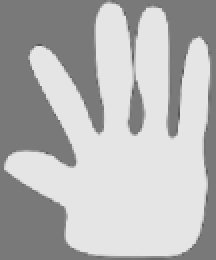
#> input picture images/fin1.bmp, 108 x 130 px (shown 2 times larger)
$ python demo.py   (older library calls are emulated)
#> lines starting #> are read from the running program, lines starting #| are printed output that depends on the picture
### Chan_Vese_model/utils.py
# -*- coding: utf-8 -*-

import matplotlib.pyplot as plt
import numpy as np
import math
from skimage import measure

plt.ion()
fig1 = plt.figure(1)

def show_image(img, phi):
    fig1.clf()
    init_contours = measure.find_contours(phi, 0.5)
    show_image_and_segmentation(fig1, img, init_contours)
    fig1.suptitle("demo")
    plt.show()
    plt.pause(0.5)

def show_image_and_segmentation(fig, img, contours):
    ax2 = fig.add_subplot(111)
    ax2.imshow(img, interpolation='nearest', cmap=plt.cm.gray)
    for n, contour in enumerate(contours):
        ax2.plot(contour[:, 1], contour[:, 0], linewidth=2, color='red')
    ax2.axis('off')

def Heaviside (f, epsilon):
    h = 0.5 * (1 + (2 / math.pi) * np.arctan(f / epsilon))
    return h

def Dirac(f, epsilon):
    d = epsilon / (math.pi * (epsilon * epsilon + f * f))
    return d

def div(nx, ny):
    [_, nxx] = np.gradient(nx)
    [nyy, _] = np.gradient(ny)
    return nxx + nyy

### Chan_Vese_model/evolution.py
# -*- coding: utf-8 -*-

from utils import *

def evolution(phi_0, I, lambda_1, lambda_2, mu, epsilon, time_step, iters, reinit = False, display = True):
    """
    :param phi_0: initial level set function
    :param I: the input image to be segmented
    :param lambda_1: weight of inside C
    :param lambda_2: weight of outside C
    :param mu: weight of length term
    :param epsilon: width of Dirac Delta function
    :param time_step: time step
    :param iters: number of iterations
    :param reinit: whether reinitialize the level set
    :param display: whether display the evolution
    """
    phi = phi_0.copy()

    for k in range(iters):
        # display evolution
        if (display):
            show_image(I, phi)

        phi = Chan_Vese_model_update(phi, I, lambda_1, lambda_2, mu, epsilon, time_step)

        # optional reinitialization
        if (k % 10 == 0 and reinit):
            sign = np.asarray((phi > 0), dtype= np.int) - np.asarray((phi < 0), dtype= np.int)
            [phi_y, phi_x] = np.gradient(phi)
            s = np.sqrt(np.square(phi_x) + np.square(phi_y)) # equation 10
            phi = phi + time_step * sign * (1-s) # equation 10

    return phi

def Chan_Vese_model_update(phi, I, lmda_1, lmda_2, mu, epsilon, timestep):
    # Chan_Vese model is a two-phase level set in this paper
    phase_number = 2

    diracPhi = Dirac(phi, epsilon)

    # update areaTerm
    areaTerm = compute_areaTerm(I, phi, epsilon, phase_number, lmda_1, lmda_2)

    # update lengthTerm
    lengthTerm = compute_lengthTerm(phi, mu)

    phi_update = phi + timestep * diracPhi * (areaTerm + lengthTerm)

    return phi_update

def compute_areaTerm(I, phi, epsilon, phase_number, lmda_1, lmda_2):
    H_phi = Heaviside(phi, epsilon)

    # member function: H(phi) and 1 - H(phi)
    member_function = np.zeros((I.shape[0], I.shape[1], phase_number))
    member_function[:, :, 0] = H_phi
    member_function[:, :, 1] = 1 - H_phi

    # differential of H_phi for each member function
    M0H1 = 1
    M1H1 = -1

    # calculate c1 and c2
    C = update_C(I, member_function, phase_number)

    # compute area term for every phi
    areaTerm = (-1) * (lmda_1 * (I - C[:, :, 0]) * (I - C[:, :, 0]) * M0H1 + lmda_2 * (I - C[:, :, 1]) * (
                I - C[:, :, 1]) * M1H1)

    return areaTerm

def update_C (img, member_function, phase):
    # C : c1 and c2
    C = np.zeros((img.shape[0], img.shape[1], phase))
    for i in range (phase):
        img_sum = np.sum(img * member_function[:, :, i])
        m_sum = np.sum(member_function[:, :, i])
        C[:,:,i] = img_sum / m_sum

    return C

def compute_lengthTerm(phi, mu):
    [phi_y, phi_x] = np.gradient(phi)
    s = np.sqrt(np.square(phi_x) + np.square(phi_y))
    delta = 1e-10
    n_x = phi_x / (s + delta)  # add a small positive number to avoid division by zero
    n_y = phi_y / (s + delta)
    lengthTerm = div(n_x, n_y)

    return mu * lengthTerm

### Chan_Vese_model/demo.py
# -*- coding: utf-8 -*-

'''
This code is the implementation of two-phase level set for the following paper:
T. F. Chan and L. A. Vese, "Active contours without edges,"
in IEEE Transactions on Image Processing, vol. 10, no. 2, pp. 266-277, Feb. 2001, doi: 10.1109/83.902291.
Note: level set initialization and parameters are set empirically,
      which may need to be modified for different images.
'''

import numpy as np
from skimage.io import imread
from skimage.transform import resize
from evolution import  evolution


img = imread('../images/fin1.bmp', as_gray=True)
#> img is the input picture: shape (130, 108); min 82, max 229, mean 180.8
img = resize(img, (100, 100))
#> img: shape (100, 100) float64
img = np.interp(img, [np.min(img), np.max(img)], [0, 255])
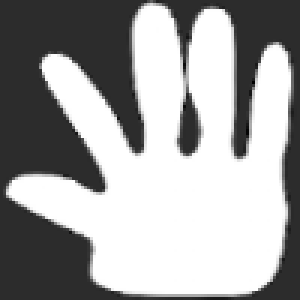
#> img: shape (100, 100) float64 (shown 3 times larger); min 0, max 255, mean 160.8

phi= np.zeros_like(img)

for i in range (phi.shape[0]):
    for j in range (phi.shape[1]):
        phi[i,j] = (-1) * np.sqrt(np.square(i - 50) + np.square(j-50)) + 40
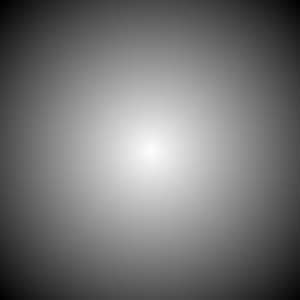
#> phi: shape (100, 100) float64 (shown 3 times larger); min -30.71, max 40, mean 1.7; drawn with min black and max white

lambda_1 = 1
lambda_2 = 1
mu = 0.2 * 255 * 255
epsilon = 1
time_step = 0.1
iters = 100

if __name__ == '__main__':
    phi = evolution(phi, img, lambda_1, lambda_2, mu, epsilon, time_step, iters,
                    reinit = False, display= True)
#> the loop in evolution, `for k in range(iters):` made 100 passes
#> init_contours in show_image on passes 1 to 12: 1 point arrays, longest 317 points, 1 point arrays, longest 493 points, 1 point arrays, longest 553 points, 1 point arrays, longest 575 points, 1 point arrays, longest 593 points, 2 point arrays, longest 607 points, 2 point arrays, longest 611 points, 2 point arrays, longest 619 points, 2 point arrays, longest 621 points, 2 point arrays, longest 627 points, 2 point arrays, longest 631 points, 2 point arrays, longest 635 points
#> pass 1, in show_image, `plt.show()`:
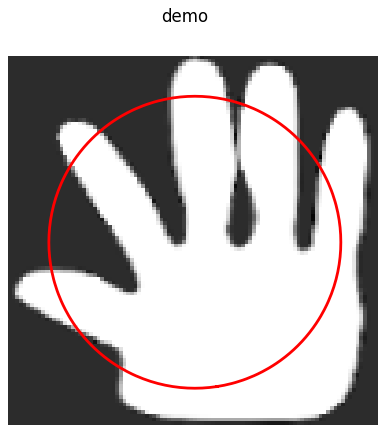
#> figure drawn by matplotlib, 1 panel
#> pass 1, in Dirac, `d = epsilon / (math.pi * (epsilon * epsilon + f * f))`:
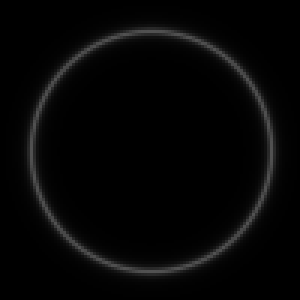
#> d: shape (100, 100) float64 (shown 3 times larger); min 0.000199, max 0.318, mean 0.0242
#> pass 1, in Heaviside, `h = 0.5 * (1 + (2 / math.pi) * np.arctan(f / epsilon))`:
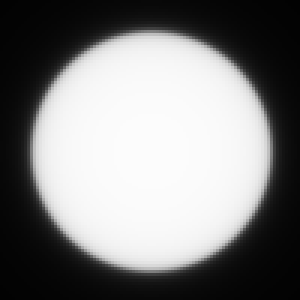
#> h: shape (100, 100) float64 (shown 3 times larger); min 0.0104, max 0.992, mean 0.506
#> pass 1, in compute_lengthTerm, `[phi_y, phi_x] = np.gradient(phi)`:
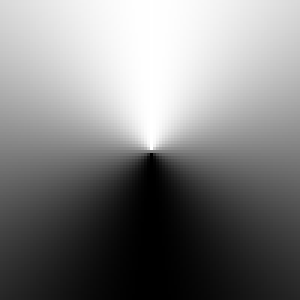
#> phi_y: shape (100, 100) float64 (shown 3 times larger); min -1, max 1, mean 0.00881; drawn with min black and max white
#> after the loop in evolution, `for k in range(iters):`:
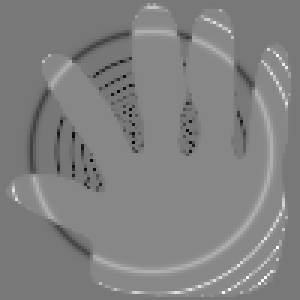
#> phi: shape (100, 100) float64 (shown 3 times larger); min -1259.7, max 1251.5, mean 13.7; drawn with min black and max white
